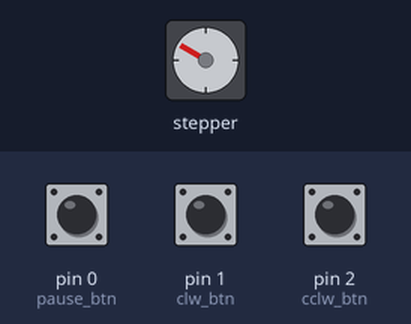
Simulated run of this sketch. Board: Arduino Uno, built with avr-gcc and run on an emulated ATmega328P. Parts: stepper motor. The test bench sets the inputs (shaded band); at power-on: pin 0 (pause_btn) HIGH, pin 1 (clw_btn) HIGH, pin 2 (cclw_btn) HIGH. Stepper angles assume 36 steps per turn.

Above: at 1.2 s.
1.3 s: pin 0 (pause_btn) pulled LOW for 0.25 s
3.0 s: pin 1 (clw_btn) pulled LOW for 0.25 s
At 3.35 s:
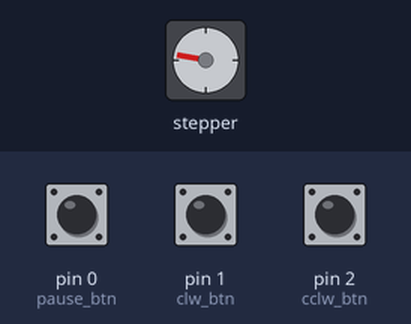
At 3.77 s:
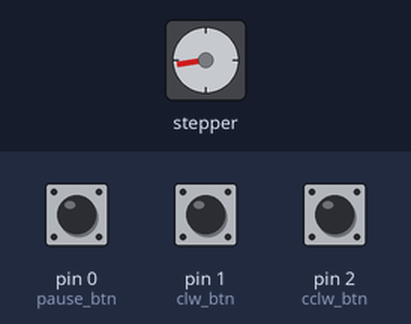
6.0 s: pin 2 (cclw_btn) pulled LOW for 0.25 s
At 6.1 s:
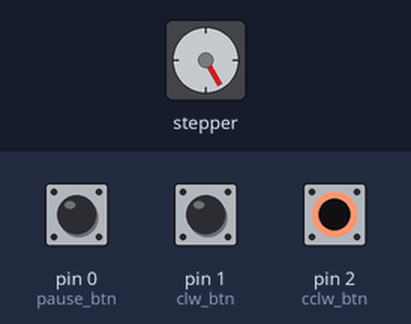
9.2 s: pin 2 (cclw_btn) pulled LOW for 1 s
13.2 s: pin 2 (cclw_btn) pulled LOW for 3.2 s
Timing chart, 0 to 19.5 s (numbered marks = the images above; inputs shaded):
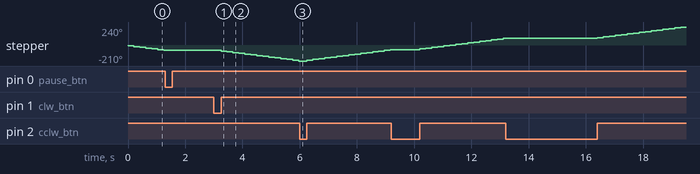

Measured:
- after the input at 1.3 s, stepper: stops changing and stays -70°
- after the input at 3.0 s, stepper: keeps turning counter-clockwise at about 52°/s, starting after 0.25 s
- by itself, stepper: keeps turning counter-clockwise at about 56°/s

The sketch:

code-part2.ino
```cpp
#include <Stepper.h>
#define STEPS 36

int pause_btn = 0;
int clw_btn = 1;
int cclw_btn = 2;

boolean motor_dir = 0;
int motor_speed = 8;
int is_paused = 0;

Stepper stepper(STEPS, 13, 12, 9, 8);
void setup()
{
  pinMode(pause_btn, INPUT_PULLUP);
  pinMode(clw_btn, INPUT_PULLUP);
  pinMode(cclw_btn, INPUT_PULLUP);
stepper.setSpeed(motor_speed);
}

int direction_ = -1, speed_ = 0;

void loop()
{
  if(!digitalRead(clw_btn)) {
    while(!digitalRead(clw_btn));
    direction_ = -1;
    is_paused = 0;
  }
  if(!digitalRead(cclw_btn)) {
    while(!digitalRead(cclw_btn));
    direction_ = 1;
    is_paused = 0;
  }
  control_pause();
  if(!is_paused)  stepper.step(direction_);
}

void control_pause() {
  if(!digitalRead(pause_btn)){
    while(!digitalRead(pause_btn));
    is_paused = 1;
  }
}
```
